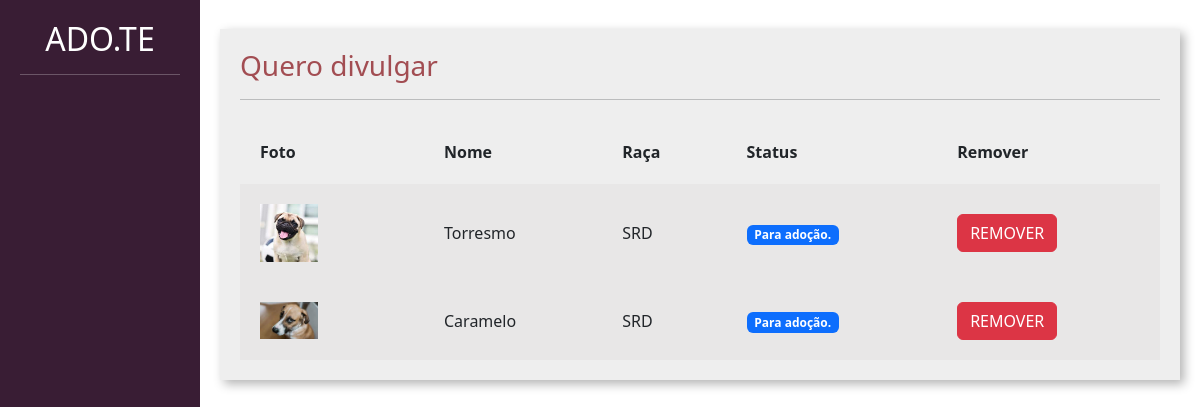
Page /divulgar/seus_pets/ (signed in) on the committed database.
### divulgar/models.py (models this page shows, shortened)
class Pet(models.Model):
    choice_status = (('P', 'Para adoção'),
                     ('A', 'Adotado'))
    usuario = models.ForeignKey(User, on_delete=models.DO_NOTHING)
    foto = models.ImageField(upload_to="fotos_pets")
    nome = models.CharField(max_length=100)
    descricao = models.TextField()
    estado = models.CharField(max_length=50)
    cidade = models.CharField(max_length=50)
    telefone = models.CharField(max_length=14)
    tags = models.ManyToManyField(Tag)
    raca = models.ForeignKey(Raca, on_delete=models.DO_NOTHING)
    status = models.CharField(max_length=1, choices=choice_status, default='P')

class Raca(models.Model):
    raca = models.CharField(max_length=50)
    def __str__(self):
        return self.raca

### divulgar/views.py (the view)
# urls.py: path('seus_pets/', views.seus_pets, name="seus_pets"),
@login_required
def seus_pets(request):
    if request.method == 'GET':
        pets = Pet.objects.filter(usuario=request.user)
        return render(request, 'seus_pets.html', {'pets': pets})

### divulgar/templates/seus_pets.html (shortened to what this page needs)
{% load static %}
<!doctype html>
<html lang="pt-BR">
    <head>
    <link href="https://cdn.jsdelivr.net/npm/bootstrap@5.3.0-alpha1/dist/css/bootstrap.min.css" rel="stylesheet">
    <link href="{% static 'usuarios/css/cadastro.css' %}" rel="stylesheet">
    <link href="{% static 'divulgar/css/novo_pet.css' %}" rel="stylesheet">
    <link href="{% static 'divulgar/css/seus_pet.css' %}" rel="stylesheet">
    </head>
    <body>
        <div class="container-fluid">
            <div class="row">
                <div class="col-md-2 bg-side sidebar">
                    <h2>ADO.TE</h2>
                    <hr>
                </div>
                <div class="col-md">
                    <div class="wrapper">
                        <div class="box width80">
                            <h3 class="font-vinho">Quero divulgar</h3>
                            <hr>
                            <table class="tabela" cellpadding="20">
                                <tr>
                                    <th>Foto</th>
                                    <th>Nome</th>
                                    <th>Raça</th>
                                    <th>Status</th>
                                    <th>Remover</th>
                                </tr>
                                    {% for pet in pets %}
                                        <tr class="tabela-linha">
                                            <td width="20%">
                                                <img width="40%" src="{{pet.foto.url}}">
                                            </td>
                                            <td>
                                                {{pet.nome}}
                                            </td>
                                            <td>
                                                {{pet.raca}}
                                            </td>
                                            <td>
                                                {% if pet.status == "P" %}
                                                    <span class="badge text-bg-primary">Para adoção.</span>
                                                {% elif pet.status == "A" %}
                                                     <span class="badge text-bg-success">Adotado.</span>
                                                {% endif %}
                                            </td>
                                            <td>
                                                <a href="{% url 'remover_pet' pet.id %}" class="btn btn-danger">REMOVER</a>
                                            </td>
                                        </tr>
                                        {% endfor %}
                            </table>
                        </div>
                    </div>
                </div>
            </div>
        </div>
    </body>
</html>

### templates/static/usuarios/css/cadastro.css (style rules this page uses)
.bg-side { background-color: #391D34; color: white; height: 100vh; }

### templates/static/divulgar/css/novo_pet.css (style rules this page uses)
.sidebar { text-align: center; padding: 20px; }
.wrapper { margin-top: 3%; display: flex; flex-direction: row; justify-content: center; align-items: center; }
.box { padding:20px; width: 50vw; background: rgb(238, 238, 238); box-shadow: 4px 4px 10px rgba(0,0,0,.3); }
.font-vinho { color: #A24D52; }

### templates/static/divulgar/css/seus_pet.css (style rules this page uses)
.width80 { width: 80vw; }
.tabela { width: 100%; margin-top: 20px; }
.tabela-linha { background-color: #e8e7e7; }

### rows in the picture
Pet: foto (picture), nome "Torresmo", raca "SRD", status "Para adoção."
Pet: foto (picture), nome "Caramelo", raca "SRD", status "Para adoção."
